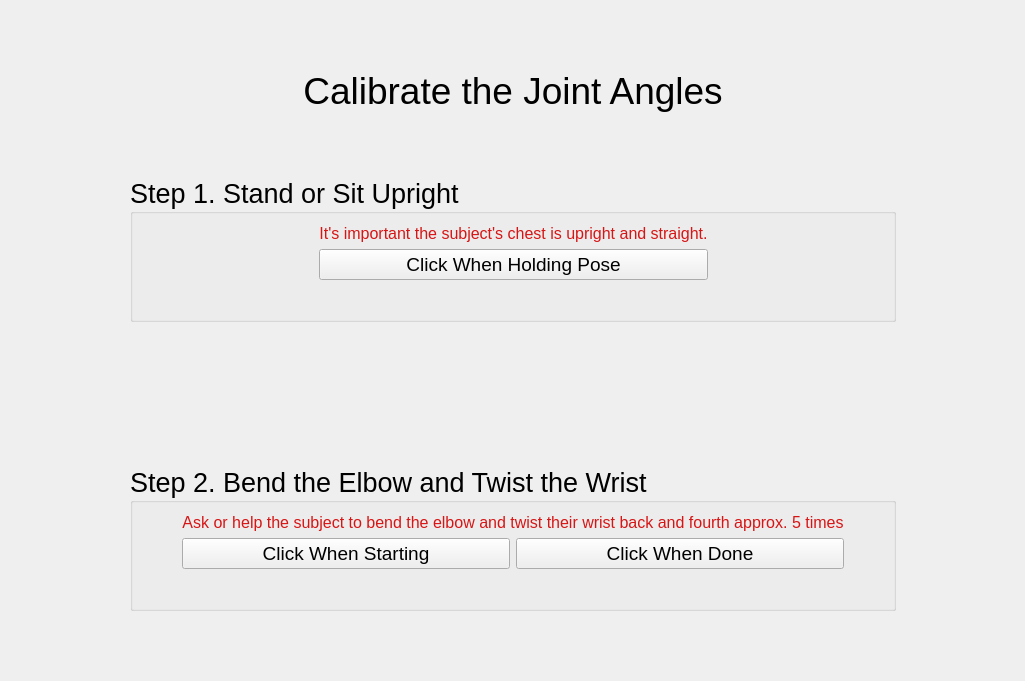
<?xml version="1.0" encoding="UTF-8"?>
<ui version="4.0">
 <class>calibrationWindow</class>
 <widget class="QWidget" name="calibrationWindow">
  <property name="geometry">
   <rect>
    <x>0</x>
    <y>0</y>
    <width>1025</width>
    <height>681</height>
   </rect>
  </property>
  <property name="windowTitle">
   <string>Form</string>
  </property>
  <layout class="QGridLayout" name="gridLayout_3">
   <item row="2" column="1" colspan="2">
    <spacer name="verticalSpacer">
     <property name="orientation">
      <enum>Qt::Vertical</enum>
     </property>
     <property name="sizeHint" stdset="0">
      <size>
       <width>20</width>
       <height>40</height>
      </size>
     </property>
    </spacer>
   </item>
   <item row="6" column="1" colspan="2">
    <spacer name="verticalSpacer_2">
     <property name="orientation">
      <enum>Qt::Vertical</enum>
     </property>
     <property name="sizeHint" stdset="0">
      <size>
       <width>20</width>
       <height>40</height>
      </size>
     </property>
    </spacer>
   </item>
   <item row="4" column="0">
    <spacer name="horizontalSpacer_5">
     <property name="orientation">
      <enum>Qt::Horizontal</enum>
     </property>
     <property name="sizeHint" stdset="0">
      <size>
       <width>40</width>
       <height>20</height>
      </size>
     </property>
    </spacer>
   </item>
   <item row="1" column="1" colspan="2">
    <widget class="QLabel" name="label">
     <property name="font">
      <font>
       <pointsize>28</pointsize>
      </font>
     </property>
     <property name="text">
      <string>Calibrate the Joint Angles</string>
     </property>
     <property name="alignment">
      <set>Qt::AlignCenter</set>
     </property>
    </widget>
   </item>
   <item row="4" column="1" colspan="2">
    <spacer name="verticalSpacer_3">
     <property name="orientation">
      <enum>Qt::Vertical</enum>
     </property>
     <property name="sizeHint" stdset="0">
      <size>
       <width>670</width>
       <height>138</height>
      </size>
     </property>
    </spacer>
   </item>
   <item row="3" column="1" colspan="2">
    <widget class="QGroupBox" name="groupBox">
     <property name="font">
      <font>
       <pointsize>20</pointsize>
      </font>
     </property>
     <property name="title">
      <string>Step 1. Stand or Sit Upright</string>
     </property>
     <layout class="QGridLayout" name="gridLayout">
      <item row="0" column="0">
       <spacer name="horizontalSpacer">
        <property name="orientation">
         <enum>Qt::Horizontal</enum>
        </property>
        <property name="sizeHint" stdset="0">
         <size>
          <width>40</width>
          <height>20</height>
         </size>
        </property>
       </spacer>
      </item>
      <item row="1" column="1">
       <widget class="QPushButton" name="calposeButton">
        <property name="sizePolicy">
         <sizepolicy hsizetype="Preferred" vsizetype="Fixed">
          <horstretch>0</horstretch>
          <verstretch>0</verstretch>
         </sizepolicy>
        </property>
        <property name="font">
         <font>
          <pointsize>14</pointsize>
         </font>
        </property>
        <property name="text">
         <string>Click When Holding Pose</string>
        </property>
       </widget>
      </item>
      <item row="0" column="1">
       <widget class="QLabel" name="label_4">
        <property name="palette">
         <palette>
          <active>
           <colorrole role="WindowText">
            <brush brushstyle="SolidPattern">
             <color alpha="255">
              <red>216</red>
              <green>21</green>
              <blue>21</blue>
             </color>
            </brush>
           </colorrole>
          </active>
          <inactive>
           <colorrole role="WindowText">
            <brush brushstyle="SolidPattern">
             <color alpha="255">
              <red>216</red>
              <green>21</green>
              <blue>21</blue>
             </color>
            </brush>
           </colorrole>
          </inactive>
          <disabled>
           <colorrole role="WindowText">
            <brush brushstyle="SolidPattern">
             <color alpha="255">
              <red>120</red>
              <green>120</green>
              <blue>120</blue>
             </color>
            </brush>
           </colorrole>
          </disabled>
         </palette>
        </property>
        <property name="font">
         <font>
          <pointsize>12</pointsize>
          <italic>false</italic>
         </font>
        </property>
        <property name="text">
         <string>It's important the subject's chest is upright and straight.</string>
        </property>
        <property name="alignment">
         <set>Qt::AlignCenter</set>
        </property>
       </widget>
      </item>
      <item row="0" column="2">
       <spacer name="horizontalSpacer_2">
        <property name="orientation">
         <enum>Qt::Horizontal</enum>
        </property>
        <property name="sizeHint" stdset="0">
         <size>
          <width>40</width>
          <height>20</height>
         </size>
        </property>
       </spacer>
      </item>
      <item row="2" column="1">
       <widget class="QLabel" name="pose_statusMessage">
        <property name="palette">
         <palette>
          <active>
           <colorrole role="WindowText">
            <brush brushstyle="SolidPattern">
             <color alpha="255">
              <red>0</red>
              <green>220</green>
              <blue>0</blue>
             </color>
            </brush>
           </colorrole>
          </active>
          <inactive>
           <colorrole role="WindowText">
            <brush brushstyle="SolidPattern">
             <color alpha="255">
              <red>0</red>
              <green>220</green>
              <blue>0</blue>
             </color>
            </brush>
           </colorrole>
          </inactive>
          <disabled>
           <colorrole role="WindowText">
            <brush brushstyle="SolidPattern">
             <color alpha="255">
              <red>120</red>
              <green>120</green>
              <blue>120</blue>
             </color>
            </brush>
           </colorrole>
          </disabled>
         </palette>
        </property>
        <property name="font">
         <font>
          <pointsize>16</pointsize>
         </font>
        </property>
        <property name="text">
         <string/>
        </property>
        <property name="alignment">
         <set>Qt::AlignCenter</set>
        </property>
       </widget>
      </item>
     </layout>
    </widget>
   </item>
   <item row="0" column="1">
    <spacer name="verticalSpacer_4">
     <property name="orientation">
      <enum>Qt::Vertical</enum>
     </property>
     <property name="sizeHint" stdset="0">
      <size>
       <width>20</width>
       <height>40</height>
      </size>
     </property>
    </spacer>
   </item>
   <item row="5" column="1" colspan="2">
    <widget class="QGroupBox" name="groupBox_2">
     <property name="font">
      <font>
       <pointsize>20</pointsize>
      </font>
     </property>
     <property name="title">
      <string>Step 2. Bend the Elbow and Twist the Wrist</string>
     </property>
     <layout class="QGridLayout" name="gridLayout_2">
      <item row="0" column="3">
       <spacer name="horizontalSpacer_4">
        <property name="orientation">
         <enum>Qt::Horizontal</enum>
        </property>
        <property name="sizeHint" stdset="0">
         <size>
          <width>40</width>
          <height>20</height>
         </size>
        </property>
       </spacer>
      </item>
      <item row="0" column="0">
       <spacer name="horizontalSpacer_3">
        <property name="orientation">
         <enum>Qt::Horizontal</enum>
        </property>
        <property name="sizeHint" stdset="0">
         <size>
          <width>40</width>
          <height>20</height>
         </size>
        </property>
       </spacer>
      </item>
      <item row="0" column="1" colspan="2">
       <widget class="QLabel" name="label_5">
        <property name="palette">
         <palette>
          <active>
           <colorrole role="WindowText">
            <brush brushstyle="SolidPattern">
             <color alpha="255">
              <red>216</red>
              <green>21</green>
              <blue>21</blue>
             </color>
            </brush>
           </colorrole>
          </active>
          <inactive>
           <colorrole role="WindowText">
            <brush brushstyle="SolidPattern">
             <color alpha="255">
              <red>216</red>
              <green>21</green>
              <blue>21</blue>
             </color>
            </brush>
           </colorrole>
          </inactive>
          <disabled>
           <colorrole role="WindowText">
            <brush brushstyle="SolidPattern">
             <color alpha="255">
              <red>120</red>
              <green>120</green>
              <blue>120</blue>
             </color>
            </brush>
           </colorrole>
          </disabled>
         </palette>
        </property>
        <property name="font">
         <font>
          <pointsize>12</pointsize>
         </font>
        </property>
        <property name="text">
         <string>Ask or help the subject to bend the elbow and twist their wrist back and fourth approx. 5 times</string>
        </property>
        <property name="alignment">
         <set>Qt::AlignCenter</set>
        </property>
       </widget>
      </item>
      <item row="1" column="1">
       <widget class="QPushButton" name="calmove_startButton">
        <property name="font">
         <font>
          <pointsize>14</pointsize>
         </font>
        </property>
        <property name="text">
         <string>Click When Starting</string>
        </property>
       </widget>
      </item>
      <item row="1" column="2">
       <widget class="QPushButton" name="calmove_endButton">
        <property name="font">
         <font>
          <pointsize>14</pointsize>
         </font>
        </property>
        <property name="text">
         <string>Click When Done</string>
        </property>
       </widget>
      </item>
      <item row="2" column="1" colspan="2">
       <widget class="QLabel" name="move_statusMessage">
        <property name="palette">
         <palette>
          <active>
           <colorrole role="WindowText">
            <brush brushstyle="SolidPattern">
             <color alpha="255">
              <red>0</red>
              <green>220</green>
              <blue>0</blue>
             </color>
            </brush>
           </colorrole>
          </active>
          <inactive>
           <colorrole role="WindowText">
            <brush brushstyle="SolidPattern">
             <color alpha="255">
              <red>0</red>
              <green>220</green>
              <blue>0</blue>
             </color>
            </brush>
           </colorrole>
          </inactive>
          <disabled>
           <colorrole role="WindowText">
            <brush brushstyle="SolidPattern">
             <color alpha="255">
              <red>120</red>
              <green>120</green>
              <blue>120</blue>
             </color>
            </brush>
           </colorrole>
          </disabled>
         </palette>
        </property>
        <property name="font">
         <font>
          <pointsize>16</pointsize>
         </font>
        </property>
        <property name="text">
         <string/>
        </property>
        <property name="alignment">
         <set>Qt::AlignCenter</set>
        </property>
       </widget>
      </item>
     </layout>
    </widget>
   </item>
   <item row="4" column="3">
    <spacer name="horizontalSpacer_6">
     <property name="orientation">
      <enum>Qt::Horizontal</enum>
     </property>
     <property name="sizeHint" stdset="0">
      <size>
       <width>40</width>
       <height>20</height>
      </size>
     </property>
    </spacer>
   </item>
  </layout>
 </widget>
 <resources/>
 <connections/>
</ui>
